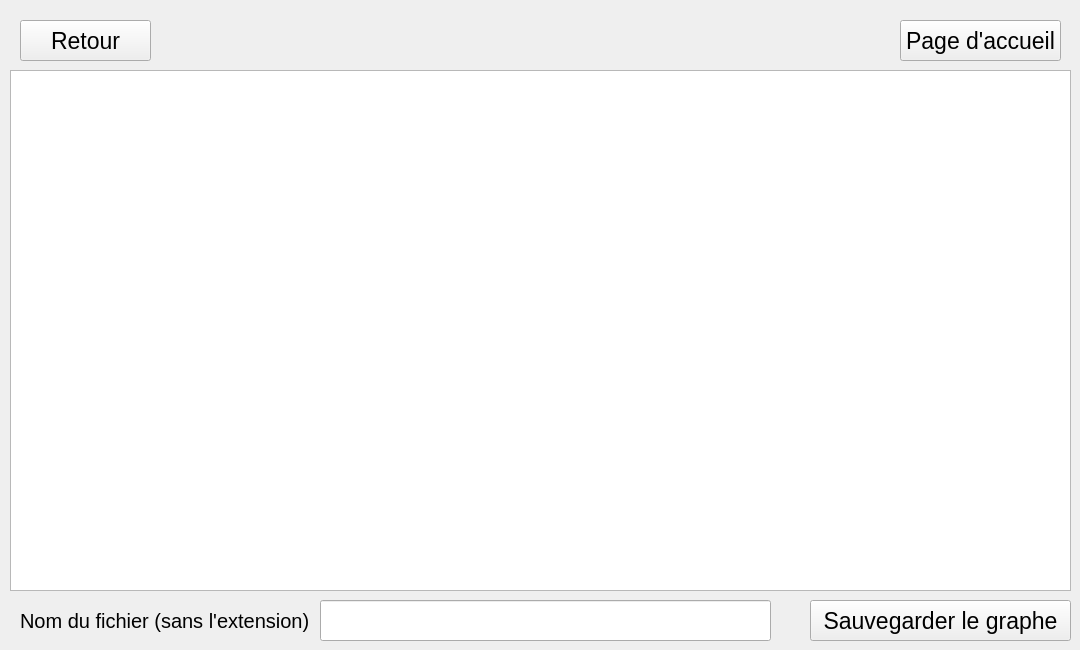
    <widget class="QWidget" name="pageVisuGraphe">
     <widget class="QPushButton" name="btnRetourVisuGraphe">
      <property name="geometry">
       <rect>
        <x>900</x>
        <y>20</y>
        <width>161</width>
        <height>41</height>
       </rect>
      </property>
      <property name="font">
       <font>
        <pointsize>17</pointsize>
        <bold>false</bold>
        <strikeout>false</strikeout>
       </font>
      </property>
      <property name="text">
       <string>Page d'accueil</string>
      </property>
     </widget>
     <widget class="QGraphicsView" name="graphicsView">
      <property name="geometry">
       <rect>
        <x>10</x>
        <y>70</y>
        <width>1061</width>
        <height>521</height>
       </rect>
      </property>
     </widget>
     <widget class="QPushButton" name="btnSaveGraphe">
      <property name="geometry">
       <rect>
        <x>810</x>
        <y>600</y>
        <width>261</width>
        <height>41</height>
       </rect>
      </property>
      <property name="font">
       <font>
        <pointsize>17</pointsize>
        <strikeout>false</strikeout>
       </font>
      </property>
      <property name="text">
       <string>Sauvegarder le graphe</string>
      </property>
     </widget>
     <widget class="QLineEdit" name="editTxtFichier1">
      <property name="geometry">
       <rect>
        <x>320</x>
        <y>600</y>
        <width>451</width>
        <height>41</height>
       </rect>
      </property>
      <property name="font">
       <font>
        <pointsize>17</pointsize>
        <strikeout>false</strikeout>
       </font>
      </property>
     </widget>
     <widget class="QLabel" name="label_12">
      <property name="geometry">
       <rect>
        <x>20</x>
        <y>600</y>
        <width>291</width>
        <height>41</height>
       </rect>
      </property>
      <property name="font">
       <font>
        <pointsize>15</pointsize>
        <strikeout>false</strikeout>
       </font>
      </property>
      <property name="text">
       <string>Nom du fichier (sans l'extension)</string>
      </property>
     </widget>
     <widget class="QPushButton" name="btnRetourVisuGraphe_3">
      <property name="geometry">
       <rect>
        <x>20</x>
        <y>20</y>
        <width>131</width>
        <height>41</height>
       </rect>
      </property>
      <property name="font">
       <font>
        <pointsize>17</pointsize>
        <bold>false</bold>
        <strikeout>false</strikeout>
       </font>
      </property>
      <property name="text">
       <string>Retour</string>
      </property>
     </widget>
    </widget>
